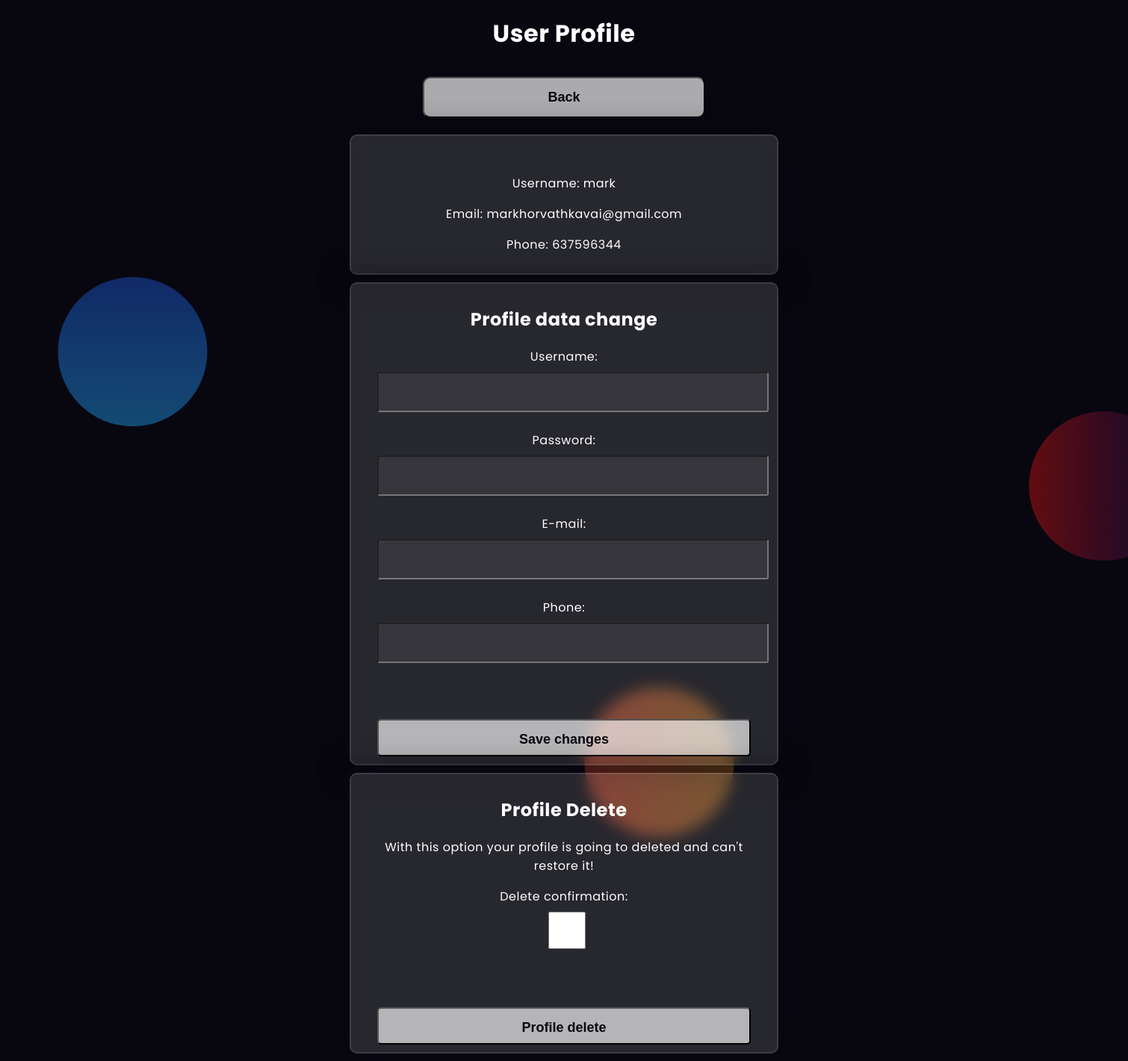
The app's page /profile.php (signed in) with its own data.
### tables this page shows
CREATE TABLE `users` (
  `user_id` int(11) NOT NULL,
  `user_name` varchar(255) NOT NULL,
  `user_password` varchar(255) NOT NULL,
  `user_email` varchar(255) NOT NULL,
  `user_phone` int(15) NOT NULL,
  `activation_key` varchar(255) NOT NULL,
  `activated` tinyint(1) DEFAULT 0
);

### profile.php (the view, shortened to what this page needs)
<!DOCTYPE html>
<html>
<head>
  <link rel="stylesheet" type="text/css" href="CSS/profil.css">
  <link rel="stylesheet" href="https://cdnjs.cloudflare.com/ajax/libs/font-awesome/5.15.4/css/all.min.css">
</head>
<body>
<div class="background">
        <div class="shape"></div>
		<div class="shape"></div>
        <div class="shape"></div>
</div>
<h1>User Profile</h1>
<button type="button" onclick="parent.location='user_home.php'">Back</button>
<?php
include ("db_config.php");
if (isset($_SESSION['loggedin']) && $_SESSION['loggedin'] === true && isset($_SESSION['user_email'])) {
    $loggedInEmail = $_SESSION['user_email'];
    $query = "SELECT * FROM users WHERE user_email = '$loggedInEmail'";
    $result = $connection->query($query);
    if ($result->num_rows > 0) {
        $userData = $result->fetch_assoc();
        $username = $userData['user_name'];
        $email = $userData['user_email'];
        $phone=$userData['user_phone'];
        echo '
        <section class="container">
            <p><br>Username: ' . $username . '</p>
            <p>Email: ' . $email . '</p>
            <p>Phone: ' . $phone . '</p>
        </section>';
    } else {
        echo '<p>User datas not found.</p>';
    }
} else {
    echo '<p>There is no loginned user.</p>';
}
?>
    <form method="POST" action="profilechange.php" class="container">
    <h2>Profile data change</h2>
        <label for="user_name">Username:</label>
        <input type="text" id="user_name" name="user_name" required><br>
        <label for="user_password">Password:</label>
        <input type="password" id="user_password" name="user_password" required><br>
        <label for="user_email">E-mail:</label>
        <input type="email" id="user_email" name="user_email" required><br>
        <label for="user_phone">Phone:</label>
        <input type="text" id="user_phone" name="user_phone" required><br>
        <input type="submit" value="Save changes">
    </form>
    <form method="POST" action="profiledelete.php" class="container">
    <h2>Profile Delete</h2>
    <p>With this option your profile is going to deleted and can't restore it!</p>
        <label for="delete_account">Delete confirmation:</label>
        <input type="checkbox" id="delete_account" name="delete_account" required><br>
        <input type="submit" value="Profile delete">
    </form>
</body>
</html>

### CSS/profil.css (style rules this page uses)
body { background-color: #080710; font-family: 'Poppins', sans-serif; color: #ffffff; letter-spacing: 0.5px; outline: none; border: none; margin: 0; text-align: center; padding: 0; }
form { margin-bottom: 20px; }
.background { width: 50%; height: 520px; position: absolute; transform: translate(-50%, -50%); left: 50%; top: 50%; }
.background .shape { height: 200px; width: 200px; position: absolute; border-radius: 50%; }
.shape { position: absolute; width: 200px; height: 200px; }
.shape:nth-child(1) { background: linear-gradient(#1845ad8e, #23a2f66e); left: -300px; top: -80px; }
.shape:nth-child(2) { background: linear-gradient(to right, #ff522f73, #f0961967); right: 150px; bottom: -150px; }
.shape:nth-child(3) { background: linear-gradient(to left, #070A5273, #D2131273); left: 1000px; top: 100px; }
.container { background-color: rgba(255, 255, 255, 0.13); border-radius: 10px; backdrop-filter: blur(10px); border: 2px solid rgba(255, 255, 255, 0.1); box-shadow: 0 0 40px rgba(8, 7, 16, 0.6); padding: 10px 35px; width: 500px; margin: 10px auto; }
input { display: block; height: 50px; width: 100%; background-color: rgba(255, 255, 255, 0.07); border-radius: 3px; padding: 0 10px; margin-top: 8px; font-size: 14px; font-weight: 300; }
input[type="submit"] { margin-top: 50px; width: 100%; background-color: #ffffffa8; color: #080710; padding: 15px 0; font-size: 18px; font-weight: 600; border-radius: 5px; cursor: pointer; }
button { margin-top: 50px; width: 25%; background-color: #ffffffa8; color: #080710; padding: 15px 0; font-size: 18px; font-weight: 600; border-radius: 5px; cursor: pointer; border-radius: 10px; margin: 12px auto; }

### records on screen
users: user_name "mark", user_email "markhorvathkavai@gmail.com", user_phone "637596344"
